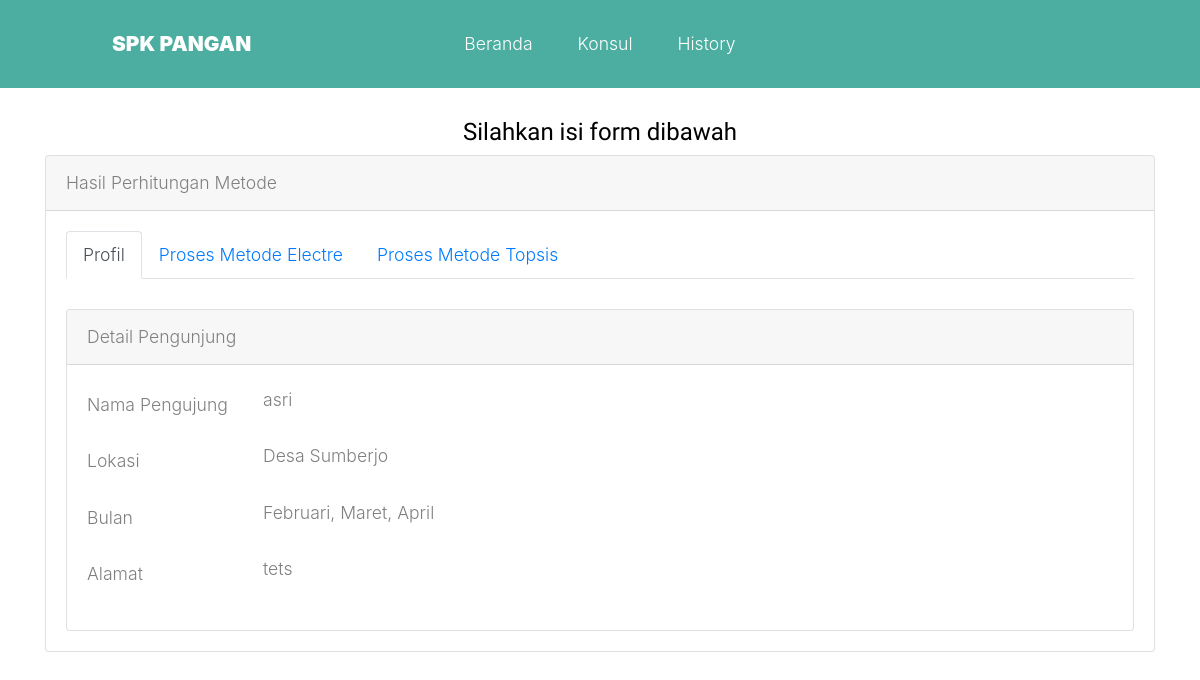
/history_detail.php?id_history=4, run on the app's committed database.
### tables this page shows
CREATE TABLE `tb_history` (
  `id_history` int(11) NOT NULL,
  `nama` varchar(30) DEFAULT NULL,
  `alamat` text,
  `lokasi` int(11) DEFAULT NULL,
  `bulan` int(11) DEFAULT NULL,
  `tgl_akses` timestamp NOT NULL DEFAULT CURRENT_TIMESTAMP ON UPDATE CURRENT_TIMESTAMP
);

CREATE TABLE `tb_lokasi` (
  `id_lokasi` int(11) NOT NULL,
  `nama_lokasi` varchar(50) DEFAULT NULL
);

### history_detail.php (the view, shortened to what this page needs)
<?php include_once 'database/koneksi.php'; ?>
<?php
function bulan($bulan)
{
  Switch ($bulan){
    case 2 : $bulan="Februari";
    Break;
    case 3 : $bulan="Maret";
    Break;
    case 4 : $bulan="April";
    Break;
  }
  return $bulan;
}
$id_history = $_GET['id_history'];
$get_data = "SELECT tb_history.*, tb_lokasi.nama_lokasi FROM tb_history INNER JOIN tb_lokasi ON tb_history.lokasi = tb_lokasi.id_lokasi WHERE id_history = '$id_history' ";
$q_data   = $connect->query($get_data);
$s_data   = $q_data->fetch_array(MYSQLI_ASSOC);
$nma_pengunjung = $s_data['nama'];
$nma_lokasi     = $s_data['nama_lokasi'];
$nma_bulan      = bulan($s_data['bulan']);
$alamat         = $s_data['alamat'];
?>
<!DOCTYPE html>
<html lang="en">
<head>
  <link rel="stylesheet" href="assets/fonts/icomoon/style.css">
  <link rel="stylesheet" href="assets/css/bootstrap.min.css">
  <link rel="stylesheet" href="assets/css/jquery-ui.css">
  <link rel="stylesheet" href="assets/css/owl.carousel.min.css">
  <link rel="stylesheet" href="assets/css/owl.theme.default.min.css">
  <link rel="stylesheet" href="assets/css/owl.theme.default.min.css">
  <link rel="stylesheet" href="assets/css/jquery.fancybox.min.css">
  <link rel="stylesheet" href="assets/css/bootstrap-datepicker.css">
  <link rel="stylesheet" href="assets/fonts/flaticon/font/flaticon.css">
  <link rel="stylesheet" href="assets/css/aos.css">
  <link rel="stylesheet" href="assets/css/style.css">
</head>
<body data-spy="scroll" data-target=".site-navbar-target" data-offset="300">
  <div class="site-wrap">
    <header class="site-navbar py-4 js-sticky-header site-navbar-target" style="background-color: #4baea0" role="banner">
      <div class="container-fluid">
        <div class="d-flex align-items-center">
          <div class="site-logo mr-auto w-25"><a href="index.php">SPK PANGAN</a></div>
          <div class="mx-auto text-center">
            <nav class="site-navigation position-relative text-right" role="navigation">
              <ul class="site-menu main-menu js-clone-nav mx-auto d-none d-lg-block m-0 p-0">
                <li>
                  <a href="index.php" class="nav-link">Beranda</a>
                </li>
                <li>
                  <a href="konsul.php" class="nav-link">Konsul</a>
                </li>
                <li>
                  <a href="history.php" class="nav-link">History</a>
                </li>
              </ul>
            </nav>
          </div>
        </div>
      </div>
    </header>
    <div class="site-section">
      <div class="container">
        <div class="row mt-5 justify-content-center">
          <div class="col-lg-12">
            <h4 class="text-center" style="color: #000">Silahkan isi form dibawah</h4>
            <div class="card">
              <div class="card-header">
                Hasil Perhitungan Metode
              </div>
              <div class="card-body">
                <ul class="nav nav-tabs" id="myTab" role="tablist">
                  <li class="nav-item">
                    <a class="nav-link active" id="profil-tab" data-toggle="tab" href="#profil" role="tab" aria-controls="profil" aria-selected="true">Profil</a>
                  </li>
                  <li class="nav-item">
                    <a class="nav-link" id="home-tab" data-toggle="tab" href="#home" role="tab" aria-controls="home" aria-selected="false">Proses Metode Electre</a>
                  </li>
                  <li class="nav-item">
                    <a class="nav-link" id="profile-tab" data-toggle="tab" href="#profile" role="tab" aria-controls="profile" aria-selected="false">Proses Metode Topsis</a>
                  </li>
                </ul>
                <div class="tab-content" id="myTabContent">
                  <div class="tab-pane fade show active" id="profil" role="tabpanel" aria-labelledby="profil-tab">
                    <br>
                    <div class="card">
                      <div class="card-header">
                        Detail Pengunjung
                      </div>
                      <div class="card-body">
                        <form action="konsul_proses.php" method="post">
                          <div class="form-group row">
                            <label class="col-sm-2 col-form-label">Nama Pengujung</label>
                            <div class="col-sm-10">
                              <?= $nma_pengunjung ?>
                            </div>
                          </div>
                          <div class="form-group row">
                            <label class="col-sm-2 col-form-label">Lokasi</label>
                            <div class="col-sm-10">
                              <?= $nma_lokasi ?>
                            </div>
                          </div>
                          <div class="form-group row">
                            <label class="col-sm-2 col-form-label">Bulan</label>
                            <div class="col-sm-10">
                              <?= $nma_bulan.", ".bulan(date($s_data['bulan']) + 1).", ".bulan(date($s_data['bulan']) + 2) ?>
                            </div>
                          </div>
                          <div class="form-group row">
                            <label class="col-sm-2 col-form-label">Alamat</label>
                            <div class="col-sm-10">
                              <?= $alamat ?>
                            </div>
                          </div>
                        </form>
                      </div>
                    </div>
                  </div>
</div>
</div>
</body>
</html>

### assets/css/style.css (style rules this page uses)
body { line-height: 1.7; color: gray; font-weight: 300; font-size: 1.1rem; }
a { -webkit-transition: .3s all ease; -o-transition: .3s all ease; transition: .3s all ease; }
h1, h2, h3, h4, h5, .h1, .h2, .h3, .h4, .h5 { font-family: "Muli", -apple-system, BlinkMacSystemFont, "Segoe UI", Roboto, "Helvetica Neue", Arial, sans-serif, "Apple Color Emoji", "Segoe UI Emoji", "Segoe UI Symbol", "Noto Color Emoji"; }
.site-wrap:before { display: none; -webkit-transition: .3s all ease-in-out; -o-transition: .3s all ease-in-out; transition: .3s all ease-in-out; background: rgba(0, 0, 0, 0.6); content: ""; position: absolute; z-index: 2000; top: 0; left: 0; right: 0; bottom: 0; opacity: 0; visibility: hidden; }
.site-section { padding: 2.5em 0; }
@media (min-width: 768px) { .site-section { padding: 5em 0; } }
.site-logo { position: relative; font-weight: 900; font-size: 1.3rem; }
.site-logo a { color: #fff; }
.site-navbar { margin-bottom: 0px; z-index: 1999; position: absolute; width: 100%; }
.site-navbar .container-fluid { padding-left: 7rem; padding-right: 7rem; }
.site-navbar .site-navigation .site-menu { margin-bottom: 0; }
.site-navbar .site-navigation .site-menu a { text-decoration: none !important; display: inline-block; }
.site-navbar .site-navigation .site-menu > li { display: inline-block; }
.site-navbar .site-navigation .site-menu > li > a { padding: 5px 20px; color: #fff; display: inline-block; text-decoration: none !important; }
.site-mobile-menu .site-nav-wrap { padding: 0; margin: 0; list-style: none; position: relative; }
.site-mobile-menu .site-nav-wrap a { padding: 10px 20px; display: block; position: relative; color: #212529; }
.site-mobile-menu .site-nav-wrap li { position: relative; display: block; }
.site-mobile-menu .site-nav-wrap > li { display: block; position: relative; float: left; width: 100%; }
.site-mobile-menu .site-nav-wrap > li > a { padding-left: 20px; font-size: 20px; }
.site-section { padding: 4em 0; position: relative; }

### data on the page
tb_history: nama "asri", tb_lokasi.nama_lokasi "Desa Sumberjo", bulan "Februari", bulan(date($s_data['bulan']) + 1) "Maret", bulan(date($s_data['bulan']) + 2) "April", alamat "tets"
